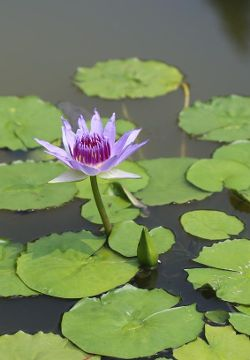
#> input picture resources/ex1.jpg, 250 x 360 px, found by its file name
$ python gradient.py   (older library calls are emulated)
#> lines starting #> are read from the running program, lines starting #| are printed output that depends on the picture
# func tinh 2 chieu gradient (2 anh) ngang = x (phai - trai), doc. = y (tren - duoi)
# 1 anh gradient orientation = arctan(Gy / Gx)

import cv2
import numpy as np

img_path = 'resources/ex1.jpg'

img = cv2.imread(img_path)
#> img is the input picture: shape (360, 250, 3); mean B, G, R 90.7, 133.7, 118.2
height, width, _ = img.shape
#> height = 360; width = 250
green_img = img[:, :, 1]
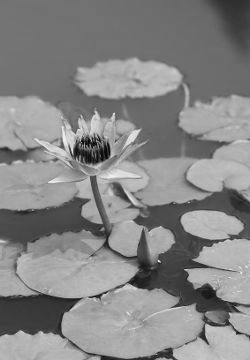
#> green_img: shape (360, 250); min 0, max 245, mean 133.7

Gx = cv2.Sobel(green_img, ddepth = cv2.CV_64F, dx=1, dy=0)
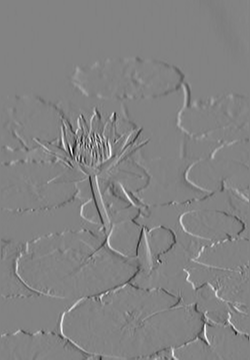
#> Gx: shape (360, 250) float64; min -714, max 675, mean 0.2; drawn with min black and max white
Gy = cv2.Sobel(green_img, ddepth = cv2.CV_64F, dx=0, dy=1)
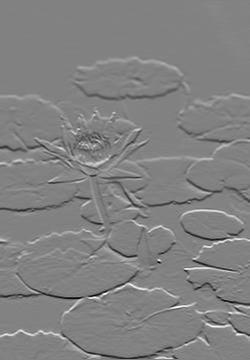
#> Gy: shape (360, 250) float64; min -645, max 621, mean 1.1; drawn with min black and max white
Gx = cv2.convertScaleAbs(Gx)
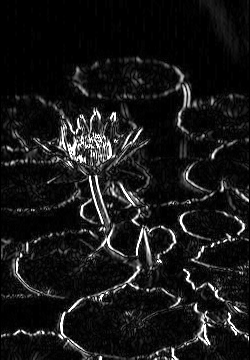
#> Gx: shape (360, 250); min 0, max 255, mean 23.3
Gy = cv2.convertScaleAbs(Gy)
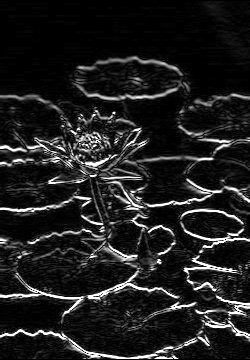
#> Gy: shape (360, 250); min 0, max 255, mean 31.9
combine = cv2.addWeighted(Gx, 0.5, Gy, 0.5, 0)
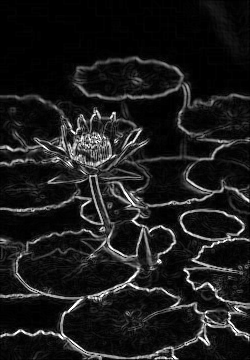
#> combine: shape (360, 250); min 0, max 255, mean 27.6

cv2.imshow('Gx', Gx)
cv2.imshow('Gy', Gy)
cv2.imshow('Combine', combine)
cv2.waitKey(0)
